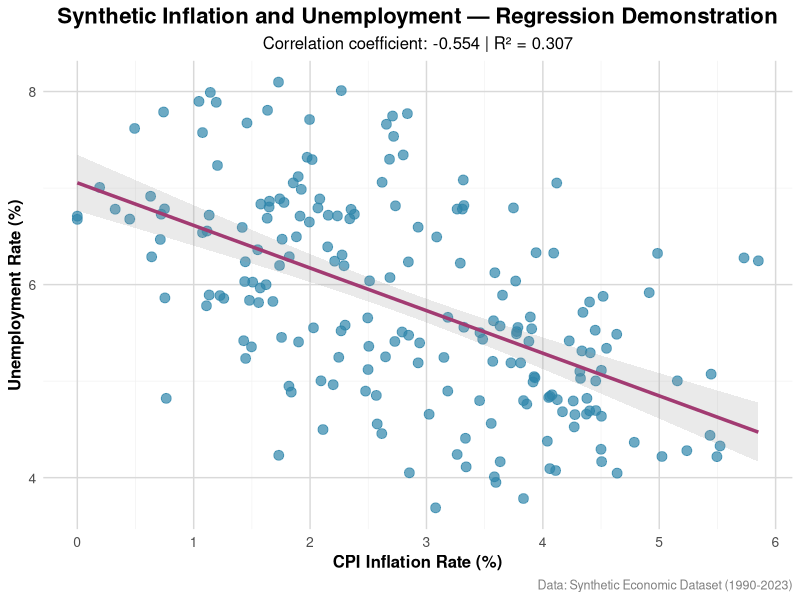

This figure's R source:

# Load required libraries
library(ggplot2)
args <- commandArgs(trailingOnly = TRUE)
output_dir <- if (length(args)) args[[1]] else "assets/images"
dir.create(output_dir, recursive = TRUE, showWarnings = FALSE)

# Generate synthetic economic data
set.seed(42)
n <- 200
years <- seq(1990, 2023, length.out = n)

# Create realistic CPI and unemployment data
base_cpi <- 2.5
cpi_trend <- 0.02 * (years - 1990)
cpi_cycle <- 1.5 * sin(2 * pi * (years - 1990) / 8)
cpi_noise <- rnorm(n, 0, 0.8)
cpi_inflation <- pmax(0, base_cpi + cpi_trend + cpi_cycle + cpi_noise)

base_unemployment <- 6.0
unemployment_trend <- -0.01 * (years - 1990)
unemployment_cycle <- -1.2 * sin(2 * pi * (years - 1990) / 8 + pi/4)
unemployment_noise <- rnorm(n, 0, 0.6)
unemployment_rate <- pmax(2, base_unemployment + unemployment_trend + unemployment_cycle + unemployment_noise)

# Create data frame
econ_data <- data.frame(
  year = years,
  cpi_inflation = cpi_inflation,
  unemployment_rate = unemployment_rate
)

# Statistical analysis
correlation <- cor(econ_data$cpi_inflation, econ_data$unemployment_rate)
cat("Correlation between CPI inflation and unemployment:", round(correlation, 3), "\n")

# Perform linear regression
lm_model <- lm(unemployment_rate ~ cpi_inflation, data = econ_data)
summary_stats <- summary(lm_model)
cat("R-squared:", round(summary_stats$r.squared, 3), "\n")
cat("P-value:", format(summary_stats$coefficients[2,4], scientific = TRUE), "\n")

# Create scatter plot with regression line (16:9 aspect ratio)
png(file.path(output_dir, "econ_scatter.png"), width = 1600, height = 900, res = 150)
p <- ggplot(econ_data, aes(x = cpi_inflation, y = unemployment_rate)) +
  geom_point(color = "#2E86AB", size = 3, alpha = 0.7) +
  geom_smooth(method = "lm", color = "#A23B72", linewidth = 1.2, se = TRUE, alpha = 0.2) +
  labs(
    title = "Synthetic Inflation and Unemployment — Regression Demonstration",
    subtitle = paste("Correlation coefficient:", round(correlation, 3), 
                    "| R² =", round(summary_stats$r.squared, 3)),
    x = "CPI Inflation Rate (%)",
    y = "Unemployment Rate (%)",
    caption = "Data: Synthetic Economic Dataset (1990-2023)"
  ) +
  theme_minimal() +
  theme(
    plot.title = element_text(size = 16, face = "bold", hjust = 0.5),
    plot.subtitle = element_text(size = 12, hjust = 0.5),
    axis.title = element_text(size = 12, face = "bold"),
    axis.text = element_text(size = 10),
    panel.grid.major = element_line(colour = "grey85"),
    panel.grid.minor = element_line(colour = "grey95"),
    plot.caption = element_text(size = 9, color = "gray50")
  ) +
  scale_x_continuous(breaks = seq(0, 8, 1)) +
  scale_y_continuous(breaks = seq(2, 12, 2))

print(p)
dev.off()

write.csv(econ_data, file.path(output_dir, "economic_demo_data.csv"), row.names = FALSE)
cat("Synthetic R regression demonstration completed.\n")
